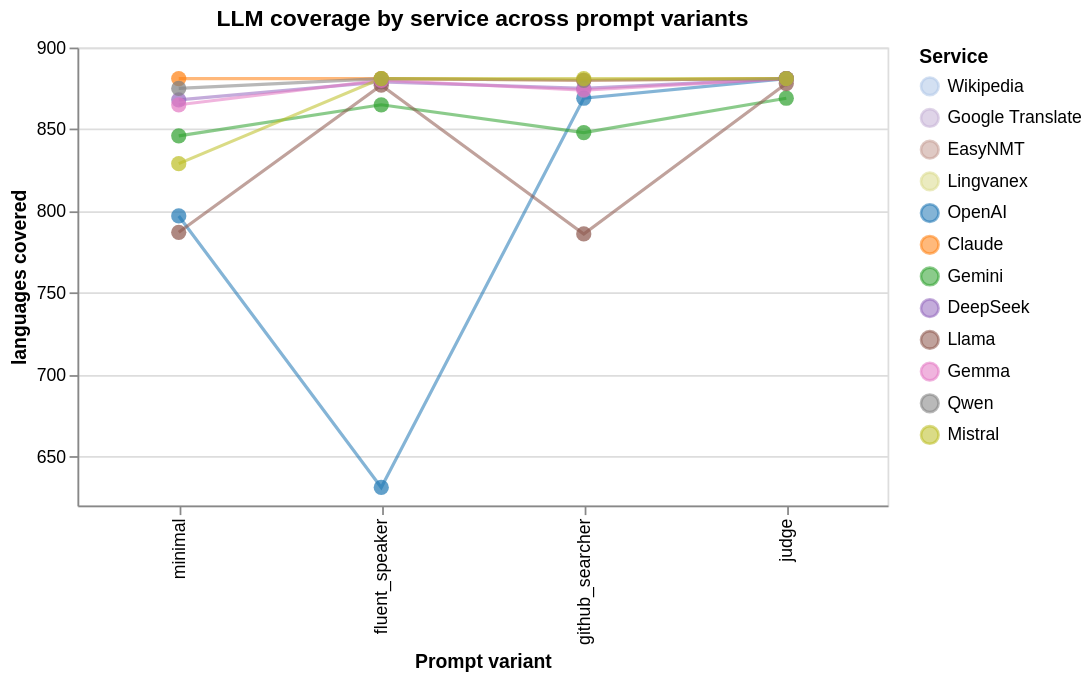

Notebook cell for this chart:
### Markdown cell above
### Coverage Across Prompt Variants

This is the prompt-sensitive version of the availability view from Notebook 02. Each line follows one LLM service across prompt variants. I use it to see whether a service's usable coverage changes when the framing changes, before moving into agreement and consensus metrics.

### Code cell
coverage_line = alt.Chart(fp_df).mark_line(opacity=0.55, strokeWidth=1.8).encode(
    x=alt.X("variant:N", sort=VARIANTS, title="Prompt variant"),
    y=alt.Y("n_languages:Q", title="languages covered", scale=alt.Scale(zero=False)),
    color=alt.Color(
        "service:N",
        sort=llm_order,
        scale=alt.Scale(domain=list(SERVICE_COLOURS.keys()), range=list(SERVICE_COLOURS.values())),
        title="Service",
    ),
    detail="service:N",
)
coverage_points = alt.Chart(fp_df).mark_point(filled=True, size=75).encode(
    x=alt.X("variant:N", sort=VARIANTS, title="Prompt variant"),
    y=alt.Y("n_languages:Q", title="languages covered", scale=alt.Scale(zero=False)),
    color=alt.Color(
        "service:N",
        sort=llm_order,
        scale=alt.Scale(domain=list(SERVICE_COLOURS.keys()), range=list(SERVICE_COLOURS.values())),
        title="Service",
    ),
    tooltip=[
        "service:N",
        "variant:N",
        alt.Tooltip("n_languages:Q", title="languages covered"),
        alt.Tooltip("mean_word_count:Q", format=".2f", title="mean word count"),
        alt.Tooltip("mean_llm_confidence:Q", format=".3f", title="mean LLM confidence"),
    ],
)

display((coverage_line + coverage_points).properties(
    width=460,
    height=260,
    title="LLM coverage by service across prompt variants",
))

### Figure 1 — Vega specification as saved in the notebook (floating-point values rounded to 4 significant figures)
{"$schema": "https://vega.github.io/schema/vega/v6.json", "data": [{"name": "source_0", "values": [{"service": "Claude", "variant": "minimal", "n_languages": 881, "mean_word_count": 2.71, "mean_llm_confidence": 0.23, "x_variant_sort_index": 0.0, "color_service_sort_index": 0.0}, {"service": "OpenAI", "variant": "minimal", "n_languages": 797, "mean_word_count": 2.29, "mean_llm_confidence": 0.232, "x_variant_sort_index": 0.0, "color_service_sort_index": 1.0}, {"service": "Gemini", "variant": "minimal", "n_languages": 846, "mean_word_count": 2.65, "mean_llm_confidence": 0.231, "x_variant_sort_index": 0.0, "color_service_sort_index": 2.0}, {"service": "DeepSeek", "variant": "minimal", "n_languages": 868, "mean_word_count": 2.74, "mean_llm_confidence": 0.23, "x_variant_sort_index": 0.0, "color_service_sort_index": 3.0}, {"service": "Llama", "variant": "minimal", "n_languages": 787, "mean_word_count": 2.31, "mean_llm_confidence": 0.231, "x_variant_sort_index": 0.0, "color_service_sort_index": 4.0}, {"service": "Gemma", "variant": "minimal", "n_languages": 865, "mean_word_count": 2.53, "mean_llm_confidence": 0.231, "x_variant_sort_index": 0.0, "color_service_sort_index": 5.0}, {"service": "Qwen", "variant": "minimal", "n_languages": 875, "mean_word_count": 2.08, "mean_llm_confidence": 0.23, "x_variant_sort_index": 0.0, "color_service_sort_index": 6.0}, {"service": "Mistral", "variant": "minimal", "n_languages": 829, "mean_word_count": 2.63, "mean_llm_confidence": 0.229, "x_variant_sort_index": 0.0, "color_service_sort_index": 7.0}, {"service": "Claude", "variant": "fluent_speaker", "n_languages": 881, "mean_word_count": 2.75, "mean_llm_confidence": 0.21, "x_variant_sort_index": 1.0, "color_service_sort_index": 0.0}, {"service": "OpenAI", "variant": "fluent_speaker", "n_languages": 631, "mean_word_count": 2.44, "mean_llm_confidence": 0.23, "x_variant_sort_index": 1.0, "color_service_sort_index": 1.0}, {"service": "Gemini", "variant": "fluent_speaker", "n_languages": 865, "mean_word_count": 2.75, "mean_llm_confidence": 0.211, "x_variant_sort_index": 1.0, "color_service_sort_index": 2.0}, {"service": "DeepSeek", "variant": "fluent_speaker", "n_languages": 879, "mean_word_count": 2.79, "mean_llm_confidence": 0.21, "x_variant_sort_index": 1.0, "color_service_sort_index": 3.0}, {"service": "Llama", "variant": "fluent_speaker", "n_languages": 877, "mean_word_count": 2.6, "mean_llm_confidence": 0.21, "x_variant_sort_index": 1.0, "color_service_sort_index": 4.0}, {"service": "Gemma", "variant": "fluent_speaker", "n_languages": 880, "mean_word_count": 2.6, "mean_llm_confidence": 0.21, "x_variant_sort_index": 1.0, "color_service_sort_index": 5.0}, {"service": "Qwen", "variant": "fluent_speaker", "n_languages": 881, "mean_word_count": 2.16, "mean_llm_confidence": 0.21, "x_variant_sort_index": 1.0, "color_service_sort_index": 6.0}, {"service": "Mistral", "variant": "fluent_speaker", "n_languages": 881, "mean_word_count": 2.87, "mean_llm_confidence": 0.21, "x_variant_sort_index": 1.0, "color_service_sort_index": 7.0}, {"service": "Claude", "variant": "github_searcher", "n_languages": 880, "mean_word_count": 2.57, "mean_llm_confidence": 0.266, "x_variant_sort_index": 2.0, "color_service_sort_index": 0.0}, {"service": "OpenAI", "variant": "github_searcher", "n_languages": 869, "mean_word_count": 2.22, "mean_llm_confidence": 0.267, "x_variant_sort_index": 2.0, "color_service_sort_index": 1.0}, {"service": "Gemini", "variant": "github_searcher", "n_languages": 848, "mean_word_count": 2.63, "mean_llm_confidence": 0.267, "x_variant_sort_index": 2.0, "color_service_sort_index": 2.0}, {"service": "DeepSeek", "variant": "github_searcher", "n_languages": 875, "mean_word_count": 2.29, "mean_llm_confidence": 0.267, "x_variant_sort_index": 2.0, "color_service_sort_index": 3.0}, {"service": "Llama", "variant": "github_searcher", "n_languages": 786, "mean_word_count": 2.27, "mean_llm_confidence": 0.264, "x_variant_sort_index": 2.0, "color_service_sort_index": 4.0}, {"service": "Gemma", "variant": "github_searcher", "n_languages": 874, "mean_word_count": 2.26, "mean_llm_confidence": 0.267, "x_variant_sort_index": 2.0, "color_service_sort_index": 5.0}, {"service": "Qwen", "variant": "github_searcher", "n_languages": 880, "mean_word_count": 2.13, "mean_llm_confidence": 0.266, "x_variant_sort_index": 2.0, "color_service_sort_index": 6.0}, {"service": "Mistral", "variant": "github_searcher", "n_languages": 881, "mean_word_count": 2.17, "mean_llm_confidence": 0.266, "x_variant_sort_index": 2.0, "color_service_sort_index": 7.0}, {"service": "Claude", "variant": "judge", "n_languages": 881, "mean_word_count": 2.62, "mean_llm_confidence": 0.494, "x_variant_sort_index": 3.0, "color_service_sort_index": 0.0}, {"service": "OpenAI", "variant": "judge", "n_languages": 881, "mean_word_count": 2.62, "mean_llm_confidence": 0.494, "x_variant_sort_index": 3.0, "color_service_sort_index": 1.0}, {"service": "Gemini", "variant": "judge", "n_languages": 869, "mean_word_count": 2.85, "mean_llm_confidence": 0.494, "x_variant_sort_index": 3.0, "color_service_sort_index": 2.0}, {"service": "DeepSeek", "variant": "judge", "n_languages": 881, "mean_word_count": 2.78, "mean_llm_confidence": 0.494, "x_variant_sort_index": 3.0, "color_service_sort_index": 3.0}, {"service": "Llama", "variant": "judge", "n_languages": 878, "mean_word_count": 2.79, "mean_llm_confidence": 0.493, "x_variant_sort_index": 3.0, "color_service_sort_index": 4.0}, {"service": "Gemma", "variant": "judge", "n_languages": 881, "mean_word_count": 2.5, "mean_llm_confidence": 0.494, "x_variant_sort_index": 3.0, "color_service_sort_index": 5.0}, {"service": "Qwen", "variant": "judge", "n_languages": 881, "mean_word_count": 2.59, "mean_llm_confidence": 0.494, "x_variant_sort_index": 3.0, "color_service_sort_index": 6.0}, {"service": "Mistral", "variant": "judge", "n_languages": 881, "mean_word_count": 2.72, "mean_llm_confidence": 0.494, "x_variant_sort_index": 3.0, "color_service_sort_index": 7.0}]}, {"name": "data_0", "values": [{"mean_llm_confidence": 0.23, "mean_word_count": 2.71, "n_languages": 881, "service": "Claude", "variant": "minimal"}, {"mean_llm_confidence": 0.232, "mean_word_count": 2.29, "n_languages": 797, "service": "OpenAI", "variant": "minimal"}, {"mean_llm_confidence": 0.231, "mean_word_count": 2.65, "n_languages": 846, "service": "Gemini", "variant": "minimal"}, {"mean_llm_confidence": 0.23, "mean_word_count": 2.74, "n_languages": 868, "service": "DeepSeek", "variant": "minimal"}, {"mean_llm_confidence": 0.231, "mean_word_count": 2.31, "n_languages": 787, "service": "Llama", "variant": "minimal"}, {"mean_llm_confidence": 0.231, "mean_word_count": 2.53, "n_languages": 865, "service": "Gemma", "variant": "minimal"}, {"mean_llm_confidence": 0.23, "mean_word_count": 2.08, "n_languages": 875, "service": "Qwen", "variant": "minimal"}, {"mean_llm_confidence": 0.229, "mean_word_count": 2.63, "n_languages": 829, "service": "Mistral", "variant": "minimal"}, {"mean_llm_confidence": 0.21, "mean_word_count": 2.75, "n_languages": 881, "service": "Claude", "variant": "fluent_speaker"}, {"mean_llm_confidence": 0.23, "mean_word_count": 2.44, "n_languages": 631, "service": "OpenAI", "variant": "fluent_speaker"}, {"mean_llm_confidence": 0.211, "mean_word_count": 2.75, "n_languages": 865, "service": "Gemini", "variant": "fluent_speaker"}, {"mean_llm_confidence": 0.21, "mean_word_count": 2.79, "n_languages": 879, "service": "DeepSeek", "variant": "fluent_speaker"}, {"mean_llm_confidence": 0.21, "mean_word_count": 2.6, "n_languages": 877, "service": "Llama", "variant": "fluent_speaker"}, {"mean_llm_confidence": 0.21, "mean_word_count": 2.6, "n_languages": 880, "service": "Gemma", "variant": "fluent_speaker"}, {"mean_llm_confidence": 0.21, "mean_word_count": 2.16, "n_languages": 881, "service": "Qwen", "variant": "fluent_speaker"}, {"mean_llm_confidence": 0.21, "mean_word_count": 2.87, "n_languages": 881, "service": "Mistral", "variant": "fluent_speaker"}, {"mean_llm_confidence": 0.266, "mean_word_count": 2.57, "n_languages": 880, "service": "Claude", "variant": "github_searcher"}, {"mean_llm_confidence": 0.267, "mean_word_count": 2.22, "n_languages": 869, "service": "OpenAI", "variant": "github_searcher"}, {"mean_llm_confidence": 0.267, "mean_word_count": 2.63, "n_languages": 848, "service": "Gemini", "variant": "github_searcher"}, {"mean_llm_confidence": 0.267, "mean_word_count": 2.29, "n_languages": 875, "service": "DeepSeek", "variant": "github_searcher"}, {"mean_llm_confidence": 0.264, "mean_word_count": 2.27, "n_languages": 786, "service": "Llama", "variant": "github_searcher"}, {"mean_llm_confidence": 0.267, "mean_word_count": 2.26, "n_languages": 874, "service": "Gemma", "variant": "github_searcher"}, {"mean_llm_confidence": 0.266, "mean_word_count": 2.13, "n_languages": 880, "service": "Qwen", "variant": "github_searcher"}, {"mean_llm_confidence": 0.266, "mean_word_count": 2.17, "n_languages": 881, "service": "Mistral", "variant": "github_searcher"}, {"mean_llm_confidence": 0.494, "mean_word_count": 2.62, "n_languages": 881, "service": "Claude", "variant": "judge"}, {"mean_llm_confidence": 0.494, "mean_word_count": 2.62, "n_languages": 881, "service": "OpenAI", "variant": "judge"}, {"mean_llm_confidence": 0.494, "mean_word_count": 2.85, "n_languages": 869, "service": "Gemini", "variant": "judge"}, {"mean_llm_confidence": 0.494, "mean_word_count": 2.78, "n_languages": 881, "service": "DeepSeek", "variant": "judge"}, {"mean_llm_confidence": 0.493, "mean_word_count": 2.79, "n_languages": 878, "service": "Llama", "variant": "judge"}, {"mean_llm_confidence": 0.494, "mean_word_count": 2.5, "n_languages": 881, "service": "Gemma", "variant": "judge"}, {"mean_llm_confidence": 0.494, "mean_word_count": 2.59, "n_languages": 881, "service": "Qwen", "variant": "judge"}, {"mean_llm_confidence": 0.494, "mean_word_count": 2.72, "n_languages": 881, "service": "Mistral", "variant": "judge"}]}, {"name": "source_0_x_domain_variant", "values": [{"sort_field": 0.0, "variant": "minimal"}, {"sort_field": 1.0, "variant": "fluent_speaker"}, {"sort_field": 2.0, "variant": "github_searcher"}, {"sort_field": 3.0, "variant": "judge"}]}], "marks": [{"type": "group", "name": "layer_0_pathgroup", "from": {"facet": {"data": "source_0", "name": "faceted_path_layer_0_main", "groupby": ["service", "service"]}}, "encode": {"update": {"height": {"field": {"signal": null, "datum": null, "group": "height", "parent": null}}, "width": {"field": {"signal": null, "datum": null, "group": "width", "parent": null}}}}, "marks": [{"type": "line", "name": "layer_0_marks", "from": {"data": "faceted_path_layer_0_main"}, "sort": {"field": "x"}, "encode": {"update": {"opacity": {"value": 0.55}, "defined": {"signal": "isValid(datum[\"n_languages\"]) && isFinite(+datum[\"n_languages\"])"}, "stroke": {"field": "service", "scale": "color"}, "strokeWidth": {"value": 1.8}, "x": {"field": "variant", "scale": "x"}, "y": {"field": "n_languages", "scale": "y"}}}, "style": ["line"]}]}, {"type": "symbol", "name": "layer_1_marks", "from": {"data": "data_0"}, "encode": {"update": {"y": {"field": "n_languages", "scale": "y"}, "tooltip": {"signal": "{\"service\": isValid(datum[\"service\"]) ? datum[\"service\"] : \"\"+datum[\"service\"], \"variant\": isValid(datum[\"variant\"]) ? datum[\"variant\"] : \"\"+datum[\"variant\"], \"languages covered\": format(datum[\"n_languages\"], \"\"), \"mean word count\": format(datum[\"mean_word_count\"], \".2f\"), \"mean LLM confidence\": format(datum[\"mean_llm_confidence\"], \".3f\")}"}, "size": {"value": 75}, "fill": {"field": "service", "scale": "color"}, "x": {"field": "variant", "scale": "x"}, "opacity": {"value": 0.7}}}, "style": ["point"]}], "scales": [{"name": "x", "type": "point", "domain": {"data": "source_0_x_domain_variant", "field": "variant", "sort": {"op": "max", "field": "sort_field"}}, "range": [0, {"signal": "width"}], "padding": 0.5}, {"name": "y", "type": "linear", "domain": {"fields": [{"data": "source_0", "field": "n_languages"}, {"data": "data_0", "field": "n_languages"}]}, "range": [{"signal": "height"}, 0], "zero": false, "nice": true}, {"name": "color", "type": "ordinal", "domain": ["Wikipedia", "Google Translate", "EasyNMT", "Lingvanex", "OpenAI", "Claude", "Gemini", "DeepSeek", "Llama", "Gemma", "Qwen", "Mistral"], "range": ["#aec7e8", "#c5b0d5", "#c49c94", "#dbdb8d", "#1f77b4", "#ff7f0e", "#2ca02c", "#9467bd", "#8c564b", "#e377c2", "#7f7f7f", "#bcbd22"]}], "axes": [{"scale": "y", "grid": true, "aria": false, "maxExtent": 0, "ticks": false, "zindex": 0, "tickCount": {"signal": "ceil(height/40)"}, "labels": false, "minExtent": 0, "gridScale": "x", "domain": false, "orient": "left"}, {"scale": "x", "labelAngle": 270, "labelBaseline": "middle", "zindex": 0, "grid": false, "title": "Prompt variant", "orient": "bottom", "labelAlign": "right"}, {"scale": "y", "tickCount": {"signal": "ceil(height/40)"}, "zindex": 0, "labelOverlap": true, "orient": "left", "grid": false, "title": "languages covered"}], "title": {"text": "LLM coverage by service across prompt variants", "frame": "group"}, "background": "white", "padding": 5, "width": 460, "height": 260, "style": "cell", "legends": [{"title": "Service", "stroke": "color", "symbolType": "circle", "encode": {"symbols": {"update": {"opacity": {"value": 0.55}}}}, "fill": "color"}]}
